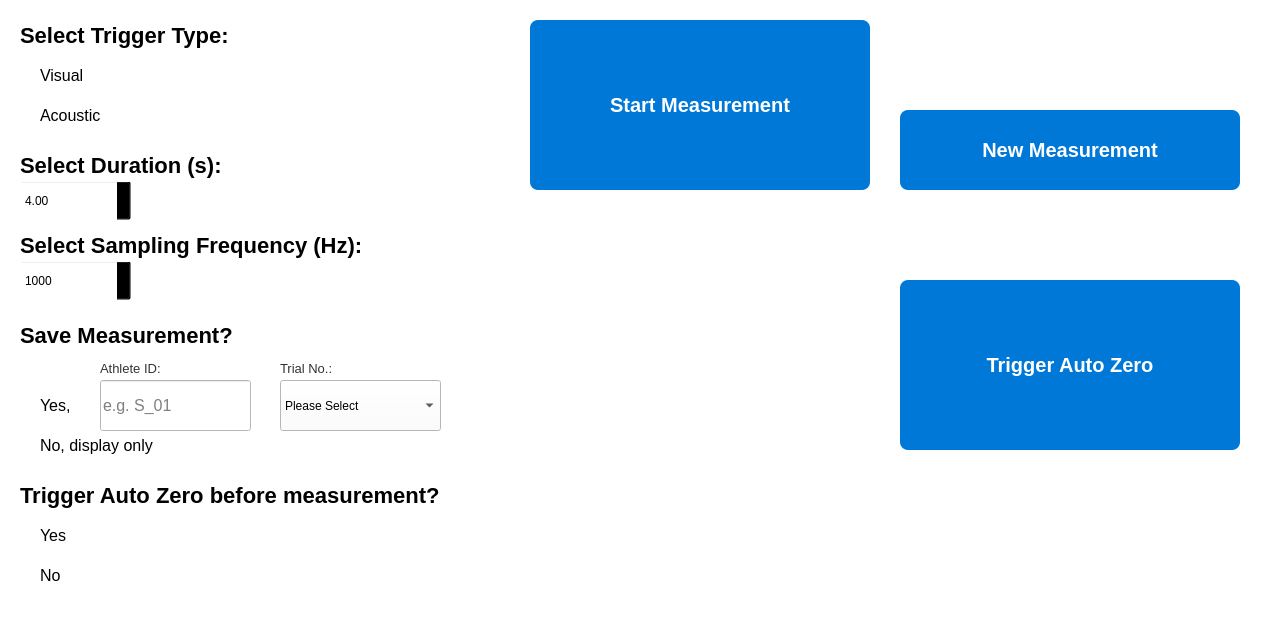
      <widget class="QWidget" name="Steuerung">
       <property name="font">
        <font>
         <pointsize>10</pointsize>
        </font>
       </property>
       <property name="styleSheet">
        <string notr="true">background-color: rgb(255, 255, 255);</string>
       </property>
       <attribute name="title">
        <string>Control</string>
       </attribute>
       <widget class="QFrame" name="frame">
        <property name="geometry">
         <rect>
          <x>0</x>
          <y>0</y>
          <width>1271</width>
          <height>631</height>
         </rect>
        </property>
        <property name="styleSheet">
         <string notr="true">background-color: transparent;</string>
        </property>
        <property name="frameShape">
         <enum>QFrame::StyledPanel</enum>
        </property>
        <property name="frameShadow">
         <enum>QFrame::Raised</enum>
        </property>
        <widget class="QRadioButton" name="visuell">
         <property name="geometry">
          <rect>
           <x>20</x>
           <y>60</y>
           <width>150</width>
           <height>30</height>
          </rect>
         </property>
         <property name="font">
          <font>
           <pointsize>12</pointsize>
          </font>
         </property>
         <property name="text">
          <string>Visual</string>
         </property>
         <property name="iconSize">
          <size>
           <width>50</width>
           <height>50</height>
          </size>
         </property>
        </widget>
        <widget class="QRadioButton" name="akustisch">
         <property name="geometry">
          <rect>
           <x>20</x>
           <y>100</y>
           <width>150</width>
           <height>30</height>
          </rect>
         </property>
         <property name="font">
          <font>
           <pointsize>12</pointsize>
          </font>
         </property>
         <property name="text">
          <string>Acoustic</string>
         </property>
         <property name="iconSize">
          <size>
           <width>50</width>
           <height>50</height>
          </size>
         </property>
        </widget>
        <widget class="QSpinBox" name="par_frequenz">
         <property name="geometry">
          <rect>
           <x>20</x>
           <y>260</y>
           <width>111</width>
           <height>41</height>
          </rect>
         </property>
         <property name="maximum">
          <number>2000</number>
         </property>
         <property name="singleStep">
          <number>100</number>
         </property>
         <property name="value">
          <number>1000</number>
         </property>
        </widget>
        <widget class="QDoubleSpinBox" name="par_dauer">
         <property name="geometry">
          <rect>
           <x>20</x>
           <y>180</y>
           <width>111</width>
           <height>41</height>
          </rect>
         </property>
         <property name="styleSheet">
          <string notr="true"/>
         </property>
         <property name="maximum">
          <double>20.000000000000000</double>
         </property>
         <property name="singleStep">
          <double>0.250000000000000</double>
         </property>
         <property name="value">
          <double>4.000000000000000</double>
         </property>
        </widget>
        <widget class="QLabel" name="dauer">
         <property name="geometry">
          <rect>
           <x>20</x>
           <y>150</y>
           <width>441</width>
           <height>31</height>
          </rect>
         </property>
         <property name="font">
          <font>
           <pointsize>-1</pointsize>
           <weight>75</weight>
           <bold>true</bold>
          </font>
         </property>
         <property name="styleSheet">
          <string notr="true">font-size: 22px;
font-weight: bold; /* Wenn es fett gedruckt sein soll */</string>
         </property>
         <property name="text">
          <string>Select Duration (s):</string>
         </property>
        </widget>
        <widget class="QLabel" name="frequenz">
         <property name="geometry">
          <rect>
           <x>20</x>
           <y>230</y>
           <width>501</width>
           <height>31</height>
          </rect>
         </property>
         <property name="font">
          <font>
           <pointsize>-1</pointsize>
           <weight>75</weight>
           <bold>true</bold>
          </font>
         </property>
         <property name="styleSheet">
          <string notr="true">font-size: 22px;
font-weight: bold; /* Wenn es fett gedruckt sein soll */</string>
         </property>
         <property name="text">
          <string>Select Sampling Frequency (Hz):</string>
         </property>
        </widget>
        <widget class="QLabel" name="status_neue_mess">
         <property name="geometry">
          <rect>
           <x>900</x>
           <y>200</y>
           <width>340</width>
           <height>60</height>
          </rect>
         </property>
         <property name="font">
          <font>
           <pointsize>-1</pointsize>
          </font>
         </property>
         <property name="styleSheet">
          <string notr="true">font-size: 15px;
/*font-weight: bold; /* Wenn es fett gedruckt sein soll */</string>
         </property>
         <property name="text">
          <string/>
         </property>
        </widget>
        <widget class="QLabel" name="status_mess_start">
         <property name="geometry">
          <rect>
           <x>530</x>
           <y>200</y>
           <width>340</width>
           <height>60</height>
          </rect>
         </property>
         <property name="font">
          <font>
           <pointsize>-1</pointsize>
          </font>
         </property>
         <property name="styleSheet">
          <string notr="true">font-size: 15px;
/*font-weight: bold; /* Wenn es fett gedruckt sein soll */</string>
         </property>
         <property name="text">
          <string/>
         </property>
        </widget>
        <widget class="QPushButton" name="btn_neue_messung">
         <property name="geometry">
          <rect>
           <x>900</x>
           <y>110</y>
           <width>340</width>
           <height>80</height>
          </rect>
         </property>
         <property name="font">
          <font>
           <pointsize>-1</pointsize>
           <weight>75</weight>
           <bold>true</bold>
          </font>
         </property>
         <property name="mouseTracking">
          <bool>false</bool>
         </property>
         <property name="tabletTracking">
          <bool>false</bool>
         </property>
         <property name="styleSheet">
          <string notr="true">



/* Der normale Zustand */
QPushButton {
    background-color: #0078d7;
    border-radius: 8px;
    padding: 10px;
    color: white;
	font-size: 20px;
	font-weight: bold;/* /* Wenn es fett gedruckt sein soll */
}

/* Der Zustand, während man draufdrückt */
QPushButton:pressed {
    background-color: #005a9e; /* Dunkleres Blau */
    border: 2px solid #ffffff;  /* Ein weißer Rahmen erscheint */
    padding-top: 12px;         /* Verschiebt den Text leicht nach unten */
    padding-left: 12px;        /* Erzeugt einen &quot;Eindrück-Effekt&quot; */
}

QPushButton:hover {
    background-color: #1e90ff; /* Etwas helleres Blau beim Drüberfahren */
}</string>
         </property>
         <property name="text">
          <string>New Measurement</string>
         </property>
         <property name="autoDefault">
          <bool>false</bool>
         </property>
        </widget>
        <widget class="QPushButton" name="btn_start_messung">
         <property name="geometry">
          <rect>
           <x>530</x>
           <y>20</y>
           <width>340</width>
           <height>170</height>
          </rect>
         </property>
         <property name="font">
          <font>
           <pointsize>-1</pointsize>
           <weight>75</weight>
           <bold>true</bold>
          </font>
         </property>
         <property name="mouseTracking">
          <bool>false</bool>
         </property>
         <property name="tabletTracking">
          <bool>false</bool>
         </property>
         <property name="styleSheet">
          <string notr="true">



/* Der normale Zustand */
QPushButton {
    background-color: #0078d7;
    border-radius: 8px;
    padding: 10px;
    color: white;
	font-size: 20px;
	font-weight: bold;/* /* Wenn es fett gedruckt sein soll */
}

/* Der Zustand, während man draufdrückt */
QPushButton:pressed {
    background-color: #005a9e; /* Dunkleres Blau */
    border: 2px solid #ffffff;  /* Ein weißer Rahmen erscheint */
    padding-top: 12px;         /* Verschiebt den Text leicht nach unten */
    padding-left: 12px;        /* Erzeugt einen &quot;Eindrück-Effekt&quot; */
}

QPushButton:hover {
    background-color: #1e90ff; /* Etwas helleres Blau beim Drüberfahren */
}</string>
         </property>
         <property name="text">
          <string>Start Measurement</string>
         </property>
         <property name="autoDefault">
          <bool>false</bool>
         </property>
        </widget>
        <widget class="QLabel" name="speichern">
         <property name="geometry">
          <rect>
           <x>20</x>
           <y>320</y>
           <width>441</width>
           <height>31</height>
          </rect>
         </property>
         <property name="font">
          <font>
           <pointsize>-1</pointsize>
           <weight>75</weight>
           <bold>true</bold>
          </font>
         </property>
         <property name="styleSheet">
          <string notr="true">font-size: 22px;
font-weight: bold; /* Wenn es fett gedruckt sein soll */</string>
         </property>
         <property name="text">
          <string>Save Measurement?</string>
         </property>
        </widget>
        <widget class="QRadioButton" name="speichern_ja">
         <property name="geometry">
          <rect>
           <x>20</x>
           <y>390</y>
           <width>71</width>
           <height>30</height>
          </rect>
         </property>
         <property name="font">
          <font>
           <pointsize>12</pointsize>
          </font>
         </property>
         <property name="text">
          <string>Yes,</string>
         </property>
         <property name="iconSize">
          <size>
           <width>50</width>
           <height>50</height>
          </size>
         </property>
        </widget>
        <widget class="QRadioButton" name="speichern_nein">
         <property name="geometry">
          <rect>
           <x>20</x>
           <y>430</y>
           <width>221</width>
           <height>30</height>
          </rect>
         </property>
         <property name="font">
          <font>
           <pointsize>12</pointsize>
          </font>
         </property>
         <property name="text">
          <string>No, display only</string>
         </property>
         <property name="iconSize">
          <size>
           <width>50</width>
           <height>50</height>
          </size>
         </property>
        </widget>
        <widget class="QLineEdit" name="box_art">
         <property name="geometry">
          <rect>
           <x>100</x>
           <y>380</y>
           <width>151</width>
           <height>51</height>
          </rect>
         </property>
         <property name="styleSheet">
          <string notr="true">    background-color: white;
    color: black;
    font-size: 12pt;
</string>
         </property>
         <property name="placeholderText">
          <string>e.g. S_01</string>
         </property>
        </widget>
        <widget class="QComboBox" name="box_ver_nr">
         <property name="geometry">
          <rect>
           <x>280</x>
           <y>380</y>
           <width>161</width>
           <height>51</height>
          </rect>
         </property>
         <property name="styleSheet">
          <string notr="true">    background-color: white;
    color: black;
    selection-background-color: #007bff; /* Farbe beim Drüberfahren (Blau) */
    selection-color: white;              /* Schriftfarbe beim Drüberfahren */
</string>
         </property>
         <item>
          <property name="text">
           <string>Please Select</string>
          </property>
         </item>
         <item>
          <property name="text">
           <string>1</string>
          </property>
         </item>
         <item>
          <property name="text">
           <string>2</string>
          </property>
         </item>
         <item>
          <property name="text">
           <string>3</string>
          </property>
         </item>
         <item>
          <property name="text">
           <string>4</string>
          </property>
         </item>
         <item>
          <property name="text">
           <string>5</string>
          </property>
         </item>
         <item>
          <property name="text">
           <string>6</string>
          </property>
         </item>
         <item>
          <property name="text">
           <string>7</string>
          </property>
         </item>
         <item>
          <property name="text">
           <string>8</string>
          </property>
         </item>
         <item>
          <property name="text">
           <string>9</string>
          </property>
         </item>
         <item>
          <property name="text">
           <string>10</string>
          </property>
         </item>
         <item>
          <property name="text">
           <string>11</string>
          </property>
         </item>
         <item>
          <property name="text">
           <string>12</string>
          </property>
         </item>
         <item>
          <property name="text">
           <string>13</string>
          </property>
         </item>
         <item>
          <property name="text">
           <string>14</string>
          </property>
         </item>
         <item>
          <property name="text">
           <string>15</string>
          </property>
         </item>
         <item>
          <property name="text">
           <string>16</string>
          </property>
         </item>
         <item>
          <property name="text">
           <string>17</string>
          </property>
         </item>
         <item>
          <property name="text">
           <string>18</string>
          </property>
         </item>
         <item>
          <property name="text">
           <string>19</string>
          </property>
         </item>
         <item>
          <property name="text">
           <string>20</string>
          </property>
         </item>
        </widget>
        <widget class="QLabel" name="label_ver_nr">
         <property name="geometry">
          <rect>
           <x>280</x>
           <y>360</y>
           <width>131</width>
           <height>16</height>
          </rect>
         </property>
         <property name="font">
          <font>
           <pointsize>10</pointsize>
          </font>
         </property>
         <property name="styleSheet">
          <string notr="true">font-size: 10pt;
color: #333333; /* Ein dunkles Grau/Schwarz für die Lesbarkeit */
</string>
         </property>
         <property name="text">
          <string>Trial No.:</string>
         </property>
        </widget>
        <widget class="QLabel" name="label_art">
         <property name="geometry">
          <rect>
           <x>100</x>
           <y>360</y>
           <width>131</width>
           <height>16</height>
          </rect>
         </property>
         <property name="font">
          <font>
           <pointsize>10</pointsize>
          </font>
         </property>
         <property name="styleSheet">
          <string notr="true">font-size: 10pt;
color: #333333; /* Ein dunkles Grau/Schwarz für die Lesbarkeit */
</string>
         </property>
         <property name="text">
          <string>Athlete ID:</string>
         </property>
        </widget>
        <widget class="QLabel" name="status_speichern">
         <property name="geometry">
          <rect>
           <x>530</x>
           <y>380</y>
           <width>340</width>
           <height>60</height>
          </rect>
         </property>
         <property name="font">
          <font>
           <pointsize>-1</pointsize>
          </font>
         </property>
         <property name="styleSheet">
          <string notr="true">font-size: 15px;
/*font-weight: bold; /* Wenn es fett gedruckt sein soll */</string>
         </property>
         <property name="text">
          <string/>
         </property>
         <property name="wordWrap">
          <bool>true</bool>
         </property>
        </widget>
        <widget class="QLabel" name="art_trigg">
         <property name="geometry">
          <rect>
           <x>20</x>
           <y>20</y>
           <width>441</width>
           <height>31</height>
          </rect>
         </property>
         <property name="font">
          <font>
           <pointsize>-1</pointsize>
           <weight>75</weight>
           <bold>true</bold>
          </font>
         </property>
         <property name="styleSheet">
          <string notr="true">font-size: 22px;
font-weight: bold; /* Wenn es fett gedruckt sein soll */</string>
         </property>
         <property name="text">
          <string>Select Trigger Type:</string>
         </property>
        </widget>
        <widget class="QFrame" name="signal_frame">
         <property name="geometry">
          <rect>
           <x>-1</x>
           <y>-50</y>
           <width>1261</width>
           <height>671</height>
          </rect>
         </property>
         <property name="frameShape">
          <enum>QFrame::StyledPanel</enum>
         </property>
         <property name="frameShadow">
          <enum>QFrame::Raised</enum>
         </property>
        </widget>
        <widget class="QPushButton" name="btn_auto_zero">
         <property name="geometry">
          <rect>
           <x>900</x>
           <y>280</y>
           <width>340</width>
           <height>170</height>
          </rect>
         </property>
         <property name="font">
          <font>
           <pointsize>-1</pointsize>
           <weight>75</weight>
           <bold>true</bold>
          </font>
         </property>
         <property name="mouseTracking">
          <bool>false</bool>
         </property>
         <property name="tabletTracking">
          <bool>false</bool>
         </property>
         <property name="styleSheet">
          <string notr="true">



/* Der normale Zustand */
QPushButton {
    background-color: #0078d7;
    border-radius: 8px;
    padding: 10px;
    color: white;
	font-size: 20px;
	font-weight: bold;/* /* Wenn es fett gedruckt sein soll */
}

/* Der Zustand, während man draufdrückt */
QPushButton:pressed {
    background-color: #005a9e; /* Dunkleres Blau */
    border: 2px solid #ffffff;  /* Ein weißer Rahmen erscheint */
    padding-top: 12px;         /* Verschiebt den Text leicht nach unten */
    padding-left: 12px;        /* Erzeugt einen &quot;Eindrück-Effekt&quot; */
}

QPushButton:hover {
    background-color: #1e90ff; /* Etwas helleres Blau beim Drüberfahren */
}</string>
         </property>
         <property name="text">
          <string>Trigger Auto Zero</string>
         </property>
         <property name="autoDefault">
          <bool>false</bool>
         </property>
        </widget>
        <widget class="QLabel" name="status_auto_zero">
         <property name="geometry">
          <rect>
           <x>900</x>
           <y>460</y>
           <width>340</width>
           <height>101</height>
          </rect>
         </property>
         <property name="font">
          <font>
           <pointsize>-1</pointsize>
          </font>
         </property>
         <property name="styleSheet">
          <string notr="true">font-size: 15px;
/*font-weight: bold; /* Wenn es fett gedruckt sein soll */</string>
         </property>
         <property name="text">
          <string/>
         </property>
         <property name="wordWrap">
          <bool>true</bool>
         </property>
        </widget>
        <widget class="QLabel" name="autozer_frage_label">
         <property name="geometry">
          <rect>
           <x>20</x>
           <y>480</y>
           <width>501</width>
           <height>31</height>
          </rect>
         </property>
         <property name="font">
          <font>
           <pointsize>-1</pointsize>
           <weight>75</weight>
           <bold>true</bold>
          </font>
         </property>
         <property name="styleSheet">
          <string notr="true">font-size: 22px;
font-weight: bold; /* Wenn es fett gedruckt sein soll */</string>
         </property>
         <property name="text">
          <string>Trigger Auto Zero before measurement?</string>
         </property>
        </widget>
        <widget class="QRadioButton" name="auto_zero_ja">
         <property name="geometry">
          <rect>
           <x>20</x>
           <y>520</y>
           <width>71</width>
           <height>30</height>
          </rect>
         </property>
         <property name="font">
          <font>
           <pointsize>12</pointsize>
          </font>
         </property>
         <property name="text">
          <string>Yes</string>
         </property>
         <property name="iconSize">
          <size>
           <width>50</width>
           <height>50</height>
          </size>
         </property>
        </widget>
        <widget class="QRadioButton" name="auto_zero_nein">
         <property name="geometry">
          <rect>
           <x>20</x>
           <y>560</y>
           <width>221</width>
           <height>30</height>
          </rect>
         </property>
         <property name="font">
          <font>
           <pointsize>12</pointsize>
          </font>
         </property>
         <property name="text">
          <string>No</string>
         </property>
         <property name="iconSize">
          <size>
           <width>50</width>
           <height>50</height>
          </size>
         </property>
        </widget>
        <widget class="QLabel" name="status_az_frage">
         <property name="geometry">
          <rect>
           <x>530</x>
           <y>460</y>
           <width>340</width>
           <height>60</height>
          </rect>
         </property>
         <property name="font">
          <font>
           <pointsize>-1</pointsize>
          </font>
         </property>
         <property name="styleSheet">
          <string notr="true">font-size: 15px;
/*font-weight: bold; /* Wenn es fett gedruckt sein soll */</string>
         </property>
         <property name="text">
          <string/>
         </property>
         <property name="wordWrap">
          <bool>true</bool>
         </property>
        </widget>
        <zorder>akustisch</zorder>
        <zorder>visuell</zorder>
        <zorder>par_frequenz</zorder>
        <zorder>par_dauer</zorder>
        <zorder>dauer</zorder>
        <zorder>frequenz</zorder>
        <zorder>status_neue_mess</zorder>
        <zorder>status_mess_start</zorder>
        <zorder>btn_neue_messung</zorder>
        <zorder>btn_start_messung</zorder>
        <zorder>speichern</zorder>
        <zorder>speichern_ja</zorder>
        <zorder>speichern_nein</zorder>
        <zorder>box_art</zorder>
        <zorder>box_ver_nr</zorder>
        <zorder>label_ver_nr</zorder>
        <zorder>label_art</zorder>
        <zorder>status_speichern</zorder>
        <zorder>art_trigg</zorder>
        <zorder>signal_frame</zorder>
        <zorder>btn_auto_zero</zorder>
        <zorder>status_auto_zero</zorder>
        <zorder>autozer_frage_label</zorder>
        <zorder>auto_zero_ja</zorder>
        <zorder>auto_zero_nein</zorder>
        <zorder>status_az_frage</zorder>
       </widget>
      </widget>
